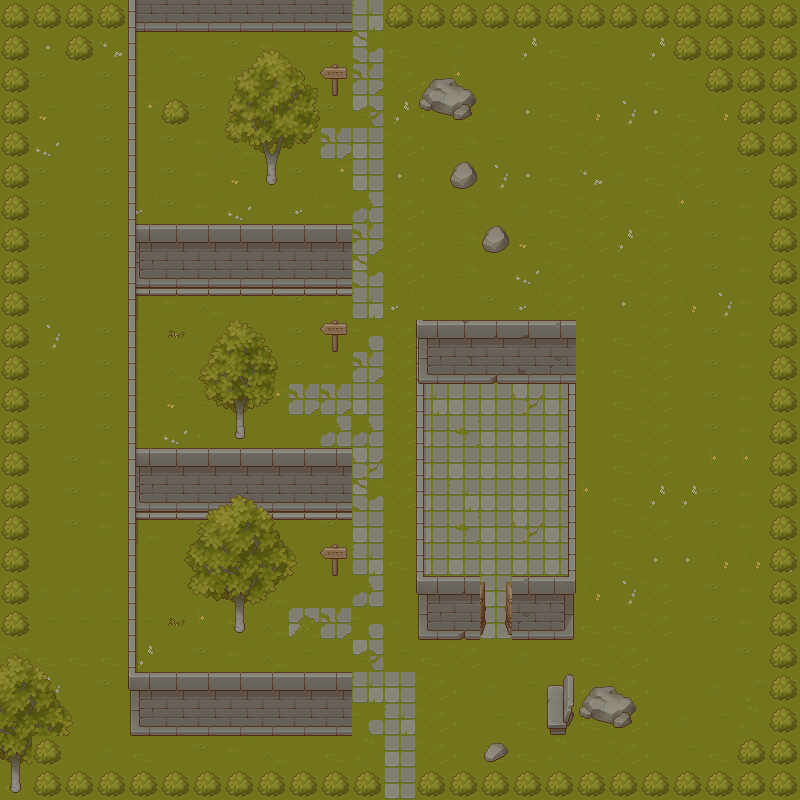

Tiled map render using the project's own tile images. Description and the map definition, with tile-layer contents summarised, below:
An orthogonal 25x25 tile map with 32x32 px tiles, 5 tile layers (Floor, walls, walls2, Trees, ...), 4 tilesets and 32 objects.

<map version="1.5" tiledversion="1.6.0" orientation="orthogonal" renderorder="right-down" width="25" height="25" tilewidth="32" tileheight="32" infinite="0" nextlayerid="8" nextobjectid="34">
 <tileset firstgid="1" source="grass.tsx" />
 <tileset firstgid="65" source="trees.tsx" />
 <tileset firstgid="321" source="walls.tsx" />
 <tileset firstgid="577" source="props.tsx" />
 <layer id="1" name="Floor" width="25" height="25">
  <data>[625 cells, 625 non-empty, 31 distinct tile ids]</data>
 </layer>
 <layer id="4" name="walls" width="25" height="25">
  <data>[625 cells, 93 non-empty, 18 distinct tile ids]</data>
 </layer>
 <layer id="5" name="walls2" width="25" height="25">
  <data>[625 cells, 13 non-empty, 3 distinct tile ids]</data>
 </layer>
 <layer id="3" name="Trees" width="25" height="25">
  <data>[625 cells, 187 non-empty, 65 distinct tile ids]</data>
 </layer>
 <layer id="6" name="props" width="25" height="25">
  <data>[625 cells, 24 non-empty, 13 distinct tile ids]</data>
 </layer>
 <objectgroup id="7" name="Object collision">
  <object id="1" x="418.24" y="577.662" width="62.6069" height="62.2842" />
  <object id="2" x="512.796" y="576.371" width="62.6069" height="63.575" />
  <object id="3" x="416.626" y="321.102" width="7.74518" height="256.882" />
  <object id="4" x="567.657" y="320.457" width="8.0679" height="256.559" />
  <object id="5" x="416.626" y="320.78" width="159.422" height="62.2842" />
  <object id="6" x="234.424" y="614.044" width="10.0724" height="18.2708" />
  <object id="7" x="235.043" y="420.712" width="10.0724" height="18.2708" />
  <object id="8" x="266.168" y="166.104" width="10.0724" height="18.2708" />
  <object id="9" x="163.834" y="99.7821" width="23.5294" height="24.4009">
   <ellipse />
  </object>
  <object id="11" x="451.326" y="162.668" width="22.9583" height="24.6381">
   <ellipse />
  </object>
  <object id="12" x="482.403" y="224.543" width="27.1579" height="29.1178">
   <ellipse />
  </object>
  <object id="13" x="421.088" y="85.3935" width="55.7158" height="27.4379">
   <ellipse />
  </object>
  <object id="14" x="431.727" y="78.1141" width="26.318" height="12.3191" />
  <object id="15" x="451.046" y="105.552" width="20.7184" height="12.599" />
  <object id="16" x="331.749" y="335.988" width="6.69299" height="15.8401" />
  <object id="17" x="320.594" y="322.379" width="26.3258" height="12.2705" />
  <object id="18" x="331.972" y="80.539" width="6.69299" height="15.8401" />
  <object id="19" x="320.817" y="66.93" width="26.3258" height="12.2705" />
  <object id="20" x="331.526" y="559.757" width="6.69299" height="15.8401" />
  <object id="21" x="320.371" y="546.148" width="26.3258" height="12.2705" />
  <object id="22" x="127.833" y="672.711" width="223.481" height="63.01" />
  <object id="23" x="136.899" y="449.229" width="213.962" height="69.3563" />
  <object id="24" x="135.993" y="225.295" width="216.228" height="69.8096" />
  <object id="25" x="128.74" y="0" width="224.841" height="31.7316" />
  <object id="26" x="128.74" y="0.453309" width="7.25295" height="672.257" />
  <object id="27" x="548.051" y="685.857" width="17.7366" height="48.5041" />
  <object id="28" x="563.387" y="675.555" width="10.9618" height="47.9262" />
  <object id="29" x="580.498" y="693.819" width="55.7158" height="27.4379">
   <ellipse />
  </object>
  <object id="30" x="591.137" y="686.539" width="26.318" height="12.3191" />
  <object id="31" x="610.456" y="713.977" width="20.7184" height="12.599" />
  <object id="32" x="481.734" y="743.299" width="27.4634" height="17.4767">
   <ellipse />
  </object>
  <object id="33" x="387.097" y="3.02419">
   <polygon points="0,0 19.1532,27.2177 185.484,29.2339 281.25,34.2742 316.532,70.5645 343.75,107.863 377.016,166.331 357.863,260.081 390.121,320.565 358.871,390.121 346.774,505.04 359.879,546.371 377.016,555.444 386.089,637.097 370.968,705.645 388.105,763.105 354.839,790.323 265.121,780.242 172.379,775.202 113.911,782.258 66.5323,781.25 49.3952,784.274 32.2581,785.282 34.2742,801.411 -8.82577,801.018 -10.553,790.654 -45.0983,788.063 -112.431,778.426 -204.007,784.609 -288.694,779.636 -344.485,744.683 -351.652,656.256 -362.658,561.505 -373.279,475.428 -364.642,250.884 -356.87,202.52 -362.051,140.339 -381.051,73.8391 -356.006,16.8394 -310.233,46.2029 -286.052,32.3847 -264.461,-4.75146" />
  </object>
 </objectgroup>
</map>
